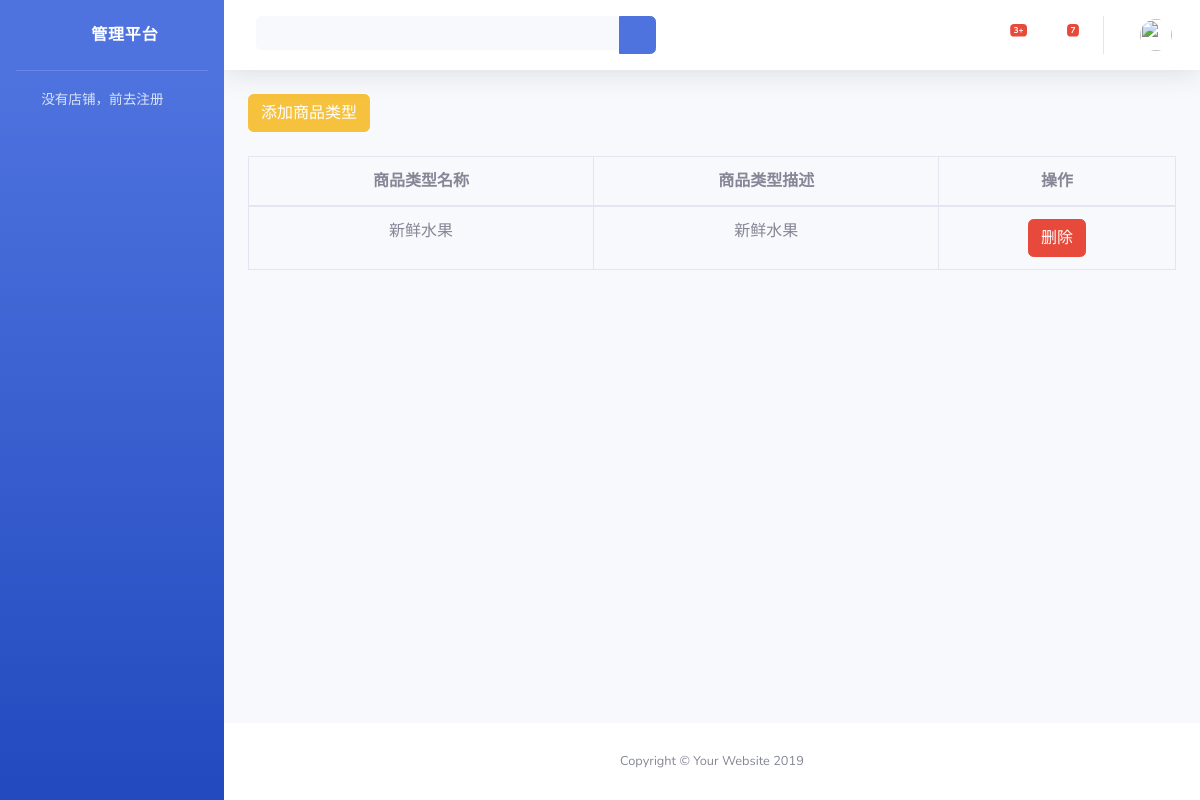
/Store/type_goods/, run on an earlier commit of the app's database.
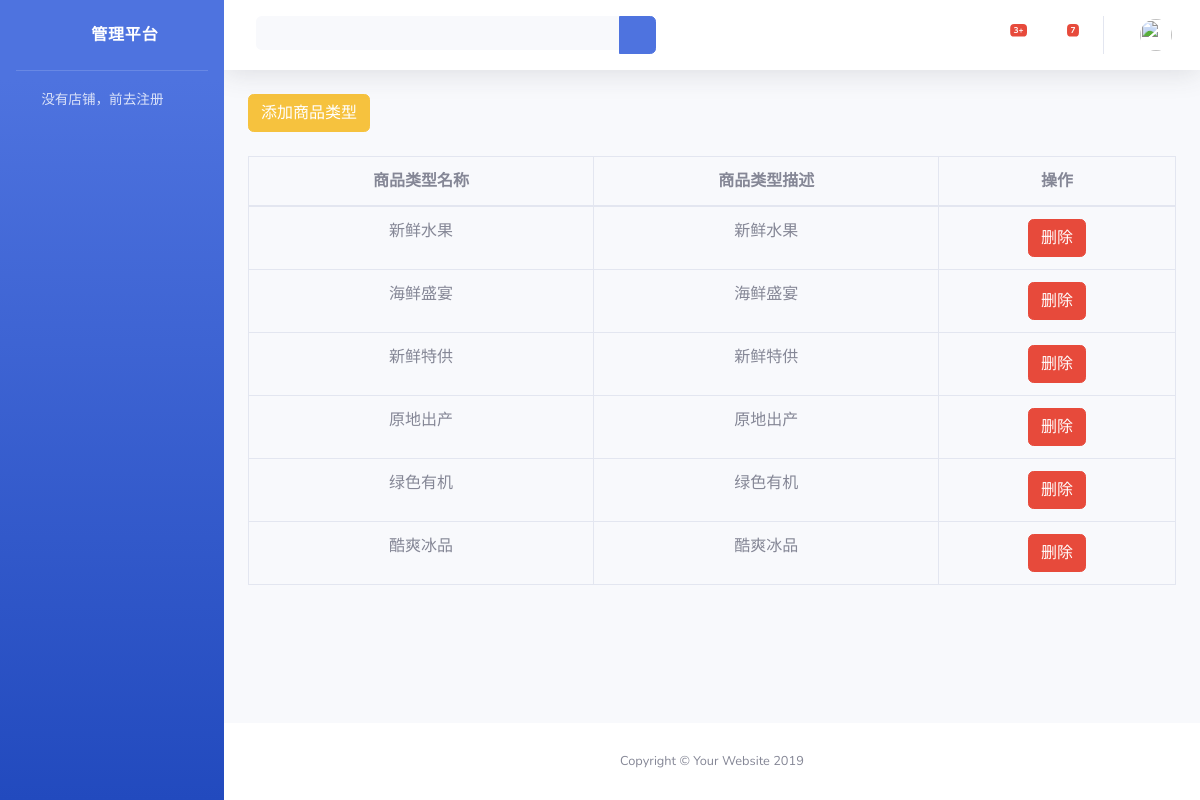
And on a later commit of the database.
### Store/models.py (models this page shows)
class GoodsType(models.Model):
    name = models.CharField(max_length=32,verbose_name="商品类型")
    description = models.TextField(verbose_name="商品类型描述")
    picture = models.ImageField(upload_to="buyer/images")
    objects = GoodsTypeManage()

### Store/views.py (the view, shortened to what this page needs)
# urls.py: path('type_goods/', type_goods),
def type_goods(request):
    goods_type_list = GoodsType.objects.all()
    return render(request,"store/type_goods.html",locals())

### Store/templates/store/type_goods.html (shortened to what this page needs)
{% extends "store/base.html" %}
{% block label %}
    <button class="btn btn-warning" data-toggle="modal" data-target="#myModal">添加商品类型</button>
{% endblock %}
{% block content %}
    <table class="table table-bordered">
        <thead>
            <tr>
               <th style="text-align: center;">商品类型名称</th>
               <th style="text-align: center;">商品类型描述</th>
               <th style="text-align: center;">操作</th>
            </tr>
        </thead>
        <tbody>
            {% for goods_type in goods_type_list %}
                <tr>
                    <td style="text-align: center;">{{ goods_type.name }}</td>
                    <td style="text-align: center;">{{ goods_type.description }}</td>
                    <td style="text-align: center;">
                        <a class="btn btn-danger" href="/Store/delete_goods_type/?id={{ goods_type.id }}">删除</a>
                    </td>
                </tr>
            {% endfor %}
        </tbody>
    </table>
{% endblock %}

### Store/templates/store/base.html (shortened to what this page needs)
<!DOCTYPE html>
<html lang="en">
<head>
    <link href="/static/store/vendor/fontawesome-free/css/all.min.css" rel="stylesheet" type="text/css">
    <link href="/static/store/css/sb-admin-2.min.css" rel="stylesheet">
</head>
<body id="page-top">
<div id="wrapper">
    <ul class="navbar-nav bg-gradient-primary sidebar sidebar-dark accordion" id="accordionSidebar">
        <a class="sidebar-brand d-flex align-items-center justify-content-center" href="index.html">
            <div class="sidebar-brand-icon rotate-n-15">
                <i class="fas fa-laugh-wink"></i>
            </div>
            <div class="sidebar-brand-text mx-3">管理平台</div>
        </a>
        <hr class="sidebar-divider my-0">
        {% if request.COOKIES.has_store %}
            <li class="nav-item">
                <a class="nav-link" href="/Store/index/">
                    <i class="fas fa-fw fa-tachometer-alt"></i>
                    <span>已有店铺</span>
                </a>
            </li>
            <hr class="sidebar-divider">
            <div class="sidebar-heading">
                销售管理
            </div>
            <li class="nav-item">
                <a class="nav-link collapsed" href="#" data-toggle="collapse" data-target="#collapseTwo"
                   aria-expanded="true" aria-controls="collapseTwo">
                    <i class="fas fa-fw fa-cog"></i>
                    <span>商品信息</span>
                </a>
                <div id="collapseTwo" class="collapse" aria-labelledby="headingTwo" data-parent="#accordionSidebar">
                    <div class="bg-white py-2 collapse-inner rounded">
                        <h6 class="collapse-header">商品管理:</h6>
                        <a class="collapse-item" href="/Store/add_goods/">添加商品</a>
                        <a class="collapse-item" href="/Store/type_goods/">添加商品类型</a>
                        <a class="collapse-item" href="/Store/list_goods/up/">在售商品</a>
                        <a class="collapse-item" href="/Store/list_goods/down/">下架商品</a>
                    </div>
                </div>
            </li>
        {% else %}
            <li class="nav-item">
                <a class="nav-link" href="/Store/register_store/">
                    <i class="fas fa-fw fa-tachometer-alt"></i>
                    <span>没有店铺，前去注册</span></a>
            </li>
        {% endif %}
    </ul>
    <div id="content-wrapper" class="d-flex flex-column">
        <div id="content">
            <nav class="navbar navbar-expand navbar-light bg-white topbar mb-4 static-top shadow">
                <form class="d-none d-sm-inline-block form-inline mr-auto ml-md-3 my-2 my-md-0 mw-100 navbar-search">
                    <div class="input-group">
                        <input type="text" name="keywords" value="{{ keywords }}"
                               class="form-control bg-light border-0 small" placeholder="{{ keywords }}"
                               aria-label="Search" aria-describedby="basic-addon2">
                        <div class="input-group-append">
                            <button class="btn btn-primary" type="submit">
                                <i class="fas fa-search fa-sm"></i>
                            </button>
                        </div>
                    </div>
                </form>
                <ul class="navbar-nav ml-auto">
                    <li class="nav-item dropdown no-arrow mx-1">
                        <a class="nav-link dropdown-toggle" href="#" id="alertsDropdown" role="button"
                           data-toggle="dropdown" aria-haspopup="true" aria-expanded="false">
                            <i class="fas fa-bell fa-fw"></i>
                            <span class="badge badge-danger badge-counter">3+</span>
                        </a>
                    </li>
                    <li class="nav-item dropdown no-arrow mx-1">
                        <a class="nav-link dropdown-toggle" href="#" id="messagesDropdown" role="button"
                           data-toggle="dropdown" aria-haspopup="true" aria-expanded="false">
                            <i class="fas fa-envelope fa-fw"></i>
                            <span class="badge badge-danger badge-counter">7</span>
                        </a>
                    </li>
                    <li class="nav-item dropdown no-arrow">
                        <a class="nav-link dropdown-toggle" href="#" id="userDropdown" role="button"
                           data-toggle="dropdown" aria-haspopup="true" aria-expanded="false">
                            <img class="img-profile rounded-circle" src="https://source.unsplash.com/QAB-WJcbgJk/60x60">
                        </a>
                    </li>
                </ul>
            </nav>
            <div class="container-fluid">
                <h1 class="h3 mb-4 text-gray-800">{% block label %}{% endblock %}</h1>
            </div>
            <div class="container">
                {% block content %}
                {% endblock %}
            </div>
        </div>
        <footer class="sticky-footer bg-white">
            <div class="container my-auto">
                <div class="copyright text-center my-auto">
                    <span>Copyright &copy; Your Website 2019</span>
                </div>
            </div>
        </footer>
    </div>
</div>
</body>
</html>

What changed in the data, as far as the page shows it:
added GoodsType: name "海鲜盛宴", description "海鲜盛宴"
added GoodsType: name "新鲜特供", description "新鲜特供"
added GoodsType: name "原地出产", description "原地出产"
added GoodsType: name "绿色有机", description "绿色有机"
added GoodsType: name "酷爽冰品", description "酷爽冰品"
